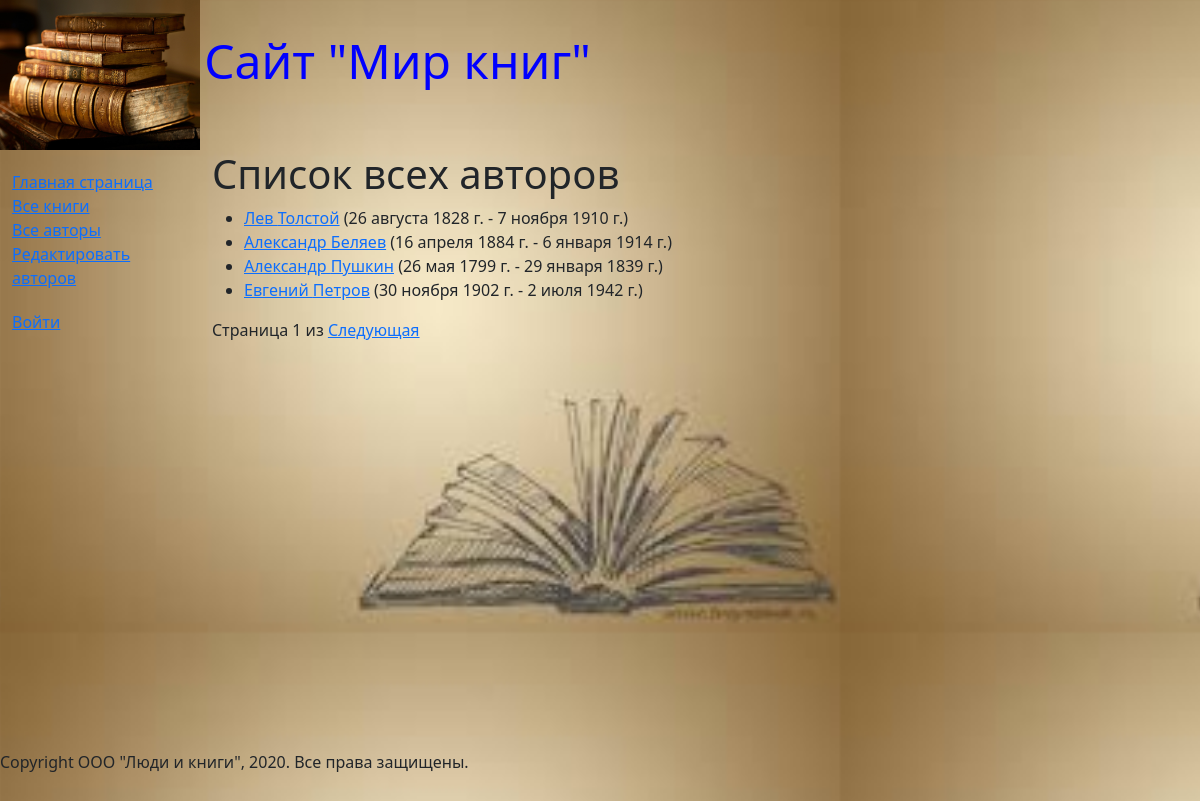
Screenshot of /authors/ with the database file from the repository.
### catalog/models.py (models this page shows, shortened)
class Author(models.Model):
    objects = None
    first_name = models.CharField(max_length=100, help_text="Введите имя автора", verbose_name="Имя автора")
    last_name = models.CharField(max_length=100, help_text="Введите фамилию автора", verbose_name="Фамилия автора")
    date_of_birth = models.DateField(help_text="Введите дату рождения", verbose_name="Дата рождения", blank=True,
                                     null=True)
    date_of_death = models.DateField(help_text="Введите дату смерти", verbose_name="Дата смерти", null=True, blank=True)
    def get_absolute_url(self):
        return reverse('author-detail', args=[str(self.id)])

### catalog/views.py (the view)
# urls.py: re_path(r'^authors/$', views.AuthorListView.as_view(), name='authors'),
class AuthorListView(generic.ListView):
    model = Author
    paginate_by = 4

### templates/catalog/author_list.html
{% extends 'base_generic.html' %}
{% load static %}
{% block content %}
<h1>Список всех авторов</h1>
{% if author_list %}
<ul>
    {% for author in author_list %}
    <li>
        <a href="{{ author.get_absolute_url }}">{{ author.first_name }} {{ author.last_name }}</a>
        ({{ author.date_of_birth }} - {{ author.date_of_death }})
    </li>
    {% endfor %}
</ul>
{% endif %}
{% endblock content %}

### static/css/style.css (style rules this page uses)
html, body, .wrapper { height: 100%; }

### rows the page displays
Author: first_name "Лев", last_name "Толстой", date_of_birth "26 августа 1828 г.", date_of_death "7 ноября 1910 г."
Author: first_name "Александр", last_name "Беляев", date_of_birth "16 апреля 1884 г.", date_of_death "6 января 1914 г."
Author: first_name "Александр", last_name "Пушкин", date_of_birth "26 мая 1799 г.", date_of_death "29 января 1839 г."
Author: first_name "Евгений", last_name "Петров", date_of_birth "30 ноября 1902 г.", date_of_death "2 июля 1942 г."

### other values shown
{{ page_obj.number }} "1"
